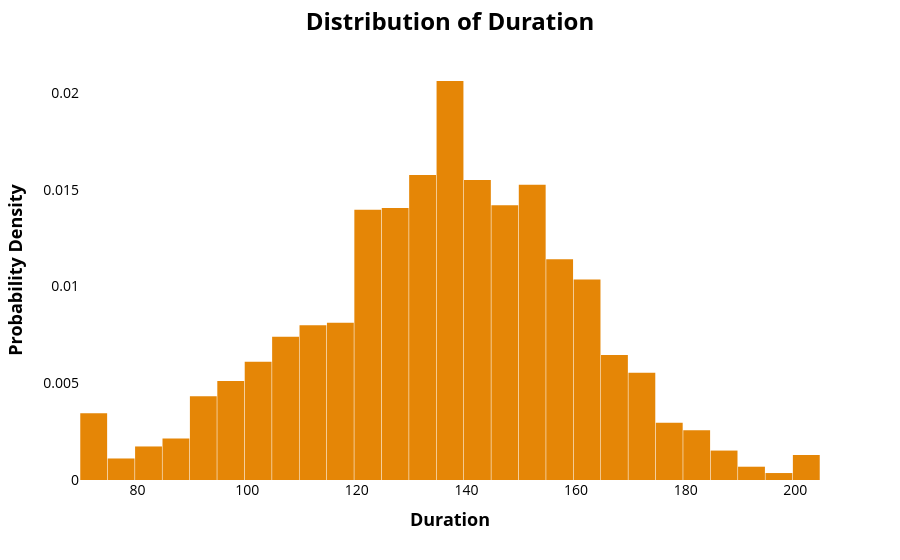

Notebook code for this chart:
### Markdown cell above
**5.How the movie lengths are spread out — showing which durations are most common and which are rare**

### Code cell
duration = px.histogram(dataset, x = 'Duration', histnorm='probability density', nbins = 40,
                        color_discrete_sequence = px.colors.qualitative.Vivid)
duration.update_traces(selector=dict(type='histogram'))
duration.update_layout(title='<b>Distribution of Duration</b>', title_x=0.5, title_pad=dict(t=20), title_font=dict(size=24), 
                       xaxis_title='<b>Duration</b>', yaxis_title='<b>Probability Density</b>', xaxis=dict(showgrid=False,
                       title_font=dict(size=18),color='black'), yaxis=dict(showgrid=False,title_font=dict(size=18),color='black'),
                       bargap=0.02, plot_bgcolor = 'white',title_font_color="black")
duration.update_xaxes(tickfont_size=14, color ='black')
duration.update_yaxes(tickfont_size=14)
duration.show()

### Figure 1 — Plotly figure (JSON) as saved in the notebook; plotly's stock layout.template omitted (floating-point values rounded to 4 significant figures; data arrays with more than 128 entries replaced by an {"elided": "..."} marker saying what was removed)
{"data": [{"alignmentgroup": "True", "bingroup": "x", "histnorm": "probability density", "hovertemplate": "Duration=%{x}<br>probability density=%{y}<extra></extra>", "legendgroup": "", "marker": {"color": "rgb(229, 134, 6)", "pattern": {"shape": ""}}, "name": "", "nbinsx": 40, "offsetgroup": "", "orientation": "v", "showlegend": false, "type": "histogram", "x": {"elided": "12235 int values"}, "xaxis": "x", "yaxis": "y"}], "layout": {"bargap": 0.02, "barmode": "relative", "legend": {"tracegroupgap": 0}, "margin": {"t": 60}, "plot_bgcolor": "white", "title": {"font": {"color": "black", "size": 24}, "pad": {"t": 20}, "text": "<b>Distribution of Duration</b>", "x": 0.5}, "xaxis": {"anchor": "y", "color": "black", "domain": [0, 1], "showgrid": false, "tickfont": {"size": 14}, "title": {"font": {"size": 18}, "text": "<b>Duration</b>"}}, "yaxis": {"anchor": "x", "color": "black", "domain": [0, 1], "showgrid": false, "tickfont": {"size": 14}, "title": {"font": {"size": 18}, "text": "<b>Probability Density</b>"}}}}
